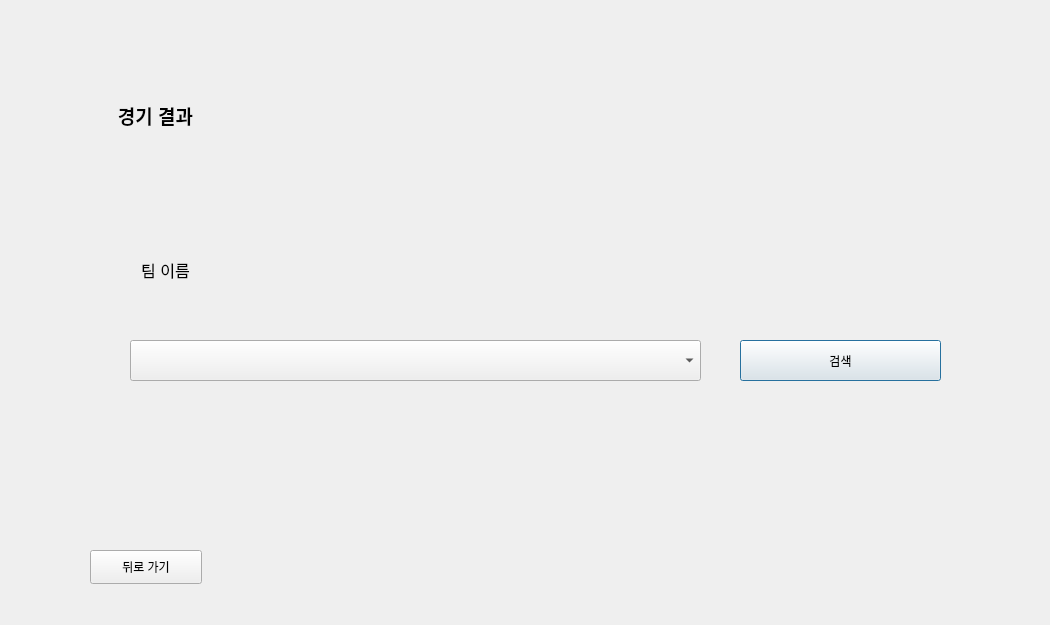
<?xml version="1.0" encoding="UTF-8"?>
<ui version="4.0">
 <class>Dialog</class>
 <widget class="QDialog" name="Dialog">
  <property name="geometry">
   <rect>
    <x>0</x>
    <y>0</y>
    <width>1050</width>
    <height>625</height>
   </rect>
  </property>
  <property name="windowTitle">
   <string>Dialog</string>
  </property>
  <widget class="QLabel" name="label">
   <property name="geometry">
    <rect>
     <x>40</x>
     <y>80</y>
     <width>231</width>
     <height>71</height>
    </rect>
   </property>
   <property name="text">
    <string>&lt;html&gt;&lt;head/&gt;&lt;body&gt;&lt;p align=&quot;center&quot;&gt;&lt;span style=&quot; font-size:14pt; font-weight:600;&quot;&gt;경기 결과&lt;/span&gt;&lt;/p&gt;&lt;/body&gt;&lt;/html&gt;</string>
   </property>
  </widget>
  <widget class="QLabel" name="label_2">
   <property name="geometry">
    <rect>
     <x>100</x>
     <y>250</y>
     <width>131</width>
     <height>41</height>
    </rect>
   </property>
   <property name="text">
    <string>&lt;html&gt;&lt;head/&gt;&lt;body&gt;&lt;p align=&quot;center&quot;&gt;&lt;span style=&quot; font-size:12pt;&quot;&gt;팀 이름&lt;/span&gt;&lt;/p&gt;&lt;/body&gt;&lt;/html&gt;</string>
   </property>
  </widget>
  <widget class="QPushButton" name="pushButton">
   <property name="geometry">
    <rect>
     <x>740</x>
     <y>340</y>
     <width>201</width>
     <height>41</height>
    </rect>
   </property>
   <property name="text">
    <string>검색</string>
   </property>
  </widget>
  <widget class="QComboBox" name="comboBox">
   <property name="geometry">
    <rect>
     <x>130</x>
     <y>340</y>
     <width>571</width>
     <height>41</height>
    </rect>
   </property>
   <item>
    <property name="text">
     <string/>
    </property>
   </item>
   <item>
    <property name="text">
     <string>Norwich City</string>
    </property>
   </item>
   <item>
    <property name="text">
     <string>Newcastle United</string>
    </property>
   </item>
   <item>
    <property name="text">
     <string>Leicester City</string>
    </property>
   </item>
   <item>
    <property name="text">
     <string>Liverpool</string>
    </property>
   </item>
   <item>
    <property name="text">
     <string>Manchester City</string>
    </property>
   </item>
   <item>
    <property name="text">
     <string>Manchester United</string>
    </property>
   </item>
   <item>
    <property name="text">
     <string>Burnley</string>
    </property>
   </item>
   <item>
    <property name="text">
     <string>Bournemouth</string>
    </property>
   </item>
   <item>
    <property name="text">
     <string>Brighton &amp; Hove</string>
    </property>
   </item>
   <item>
    <property name="text">
     <string>Southampton</string>
    </property>
   </item>
   <item>
    <property name="text">
     <string>Sheffield United</string>
    </property>
   </item>
   <item>
    <property name="text">
     <string>Arsenal</string>
    </property>
   </item>
   <item>
    <property name="text">
     <string>Aston Villa</string>
    </property>
   </item>
   <item>
    <property name="text">
     <string>Everton</string>
    </property>
   </item>
   <item>
    <property name="text">
     <string>Watford</string>
    </property>
   </item>
   <item>
    <property name="text">
     <string>Wolverhampton Wanderers</string>
    </property>
   </item>
   <item>
    <property name="text">
     <string>West Ham United</string>
    </property>
   </item>
   <item>
    <property name="text">
     <string>Chelsea</string>
    </property>
   </item>
   <item>
    <property name="text">
     <string>Tottenham Hotspur</string>
    </property>
   </item>
   <item>
    <property name="text">
     <string>Crystal Palace</string>
    </property>
   </item>
  </widget>
  <widget class="QPushButton" name="pushButton_2">
   <property name="geometry">
    <rect>
     <x>90</x>
     <y>550</y>
     <width>112</width>
     <height>34</height>
    </rect>
   </property>
   <property name="text">
    <string>뒤로 가기</string>
   </property>
  </widget>
 </widget>
 <resources/>
 <connections>
  <connection>
   <sender>pushButton</sender>
   <signal>clicked()</signal>
   <receiver>Dialog</receiver>
   <slot>goMatchResult()</slot>
   <hints>
    <hint type="sourcelabel">
     <x>779</x>
     <y>372</y>
    </hint>
    <hint type="destinationlabel">
     <x>780</x>
     <y>395</y>
    </hint>
   </hints>
  </connection>
  <connection>
   <sender>comboBox</sender>
   <signal>activated(QString)</signal>
   <receiver>Dialog</receiver>
   <slot>setTeamName()</slot>
   <hints>
    <hint type="sourcelabel">
     <x>173</x>
     <y>355</y>
    </hint>
    <hint type="destinationlabel">
     <x>169</x>
     <y>397</y>
    </hint>
   </hints>
  </connection>
 </connections>
 <slots>
  <slot>goMatchResult()</slot>
  <slot>goStart()</slot>
  <slot>setTeamName()</slot>
 </slots>
</ui>
